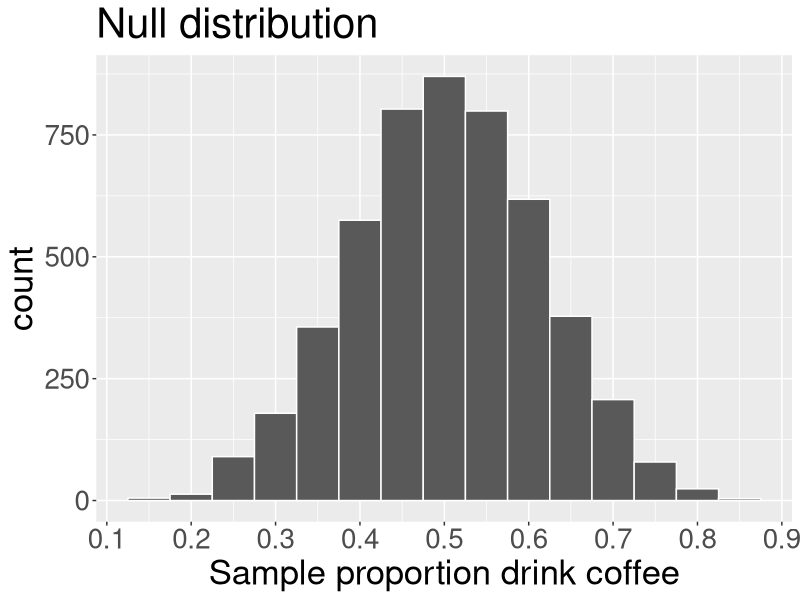
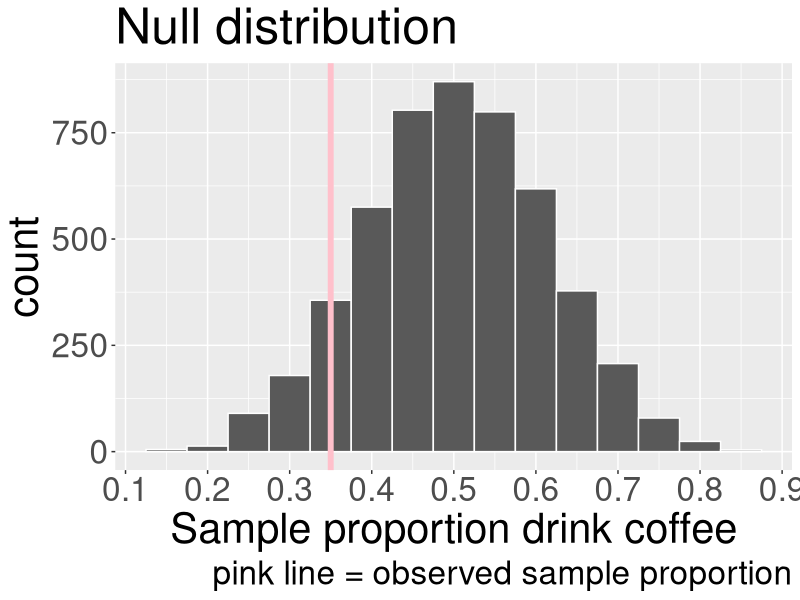
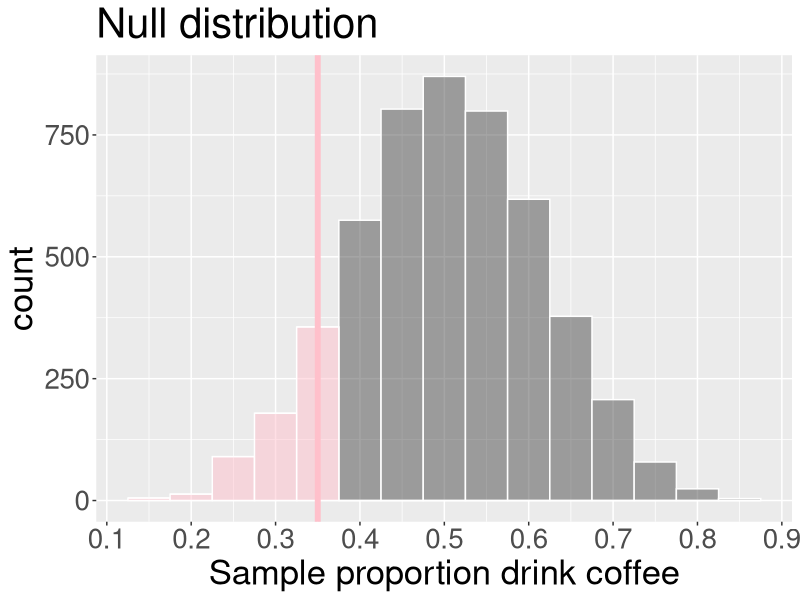

Write R code to recreate these figures, in order.
## ---- chunk 1
knitr::opts_chunk$set(echo = F, warning = F, messabundance = F)
library(tidyverse)
library(readr)
library(kableExtra)
plot_theme <- theme(text = element_text(size = 24))

get_bootstrap <- function(x, n, B, stat){
  bootstrap_stats <- rep(NA, B)
  for(b in 1:B){
    # resample
    x_boot <- sample(x = x, size = n, replace = TRUE)
    # calculate and store bootstrap statistic
    if(stat %in% c("mean", "prop")){
      bootstrap_stats[b] <- mean(x_boot)
    }
  }
  bootstrap_stats
}
## ---- chunk 2
x <- c(rep(1, 7), rep(0, 13))
n <- length(x)
p_hat <- mean(x)
## ---- chunk 3
set.seed(2)
B <- 5000 
n <- length(x)
p_null_vec <- rep(NA, B)
for(b in 1:B){
  null_samp <- sample(x = c("pink", "purple"), 
                      size = n,
                      replace = T,
                      prob = c(0.5, 0.5)) 
  p_null_vec[b] <- sum(null_samp == "pink")/n
}
## ---- chunk 4
null_dist <- data.frame(p_null = p_null_vec) |>
  ggplot(aes(x = p_null)) +
  geom_histogram(binwidth = 0.05,col = "white")+
  scale_x_continuous(breaks = seq(0,1,0.1)) +
  labs(x = "Sample proportion drink coffee", title = "Null distribution") +
  theme(text = element_text(size = 25))
null_dist 
## ---- chunk 5
null_dist +
  labs(title = "Null distribution",caption = "pink line = observed sample proportion") +
  geom_vline(xintercept = p_hat, col = "pink", linewidth = 2) +
  theme(text =element_text(size = 30))
## ---- chunk 6
data.frame(p_null = p_null_vec) |>
  mutate(greater = p_null <= p_hat) |>
  ggplot(aes(x = p_null, fill = greater)) +
  geom_histogram(binwidth = 0.05,col = "white", alpha = 0.5)+
  scale_x_continuous(breaks = seq(0,1,0.1)) +
  labs(x = "Sample proportion drink coffee") +
  theme(text = element_text(size = 25)) +
  labs(title = "Null distribution") +
  geom_vline(xintercept = p_hat, col = "pink", size = 2) +
  scale_fill_manual(values = c("grey30", "pink"))+
  guides(fill = "none")

p_val <- sum(p_null_vec <= p_hat)/B
